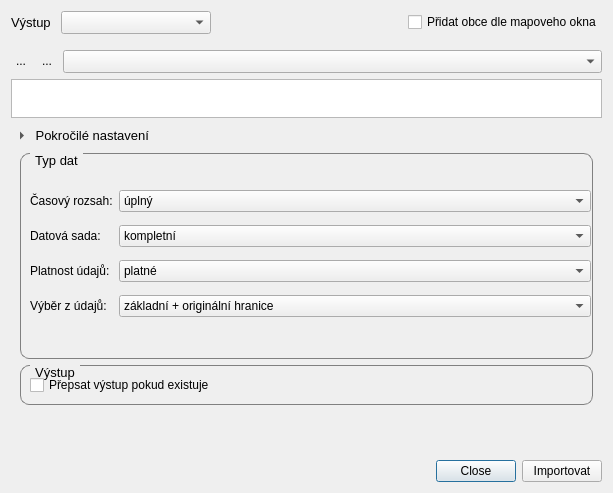
<?xml version="1.0" encoding="UTF-8"?>
<ui version="4.0">
 <class>MainApp</class>
 <widget class="QDialog" name="MainApp">
  <property name="geometry">
   <rect>
    <x>0</x>
    <y>0</y>
    <width>613</width>
    <height>493</height>
   </rect>
  </property>
  <property name="minimumSize">
   <size>
    <width>601</width>
    <height>493</height>
   </size>
  </property>
  <property name="windowTitle">
   <string>Import dat RÚIAN</string>
  </property>
  <property name="windowIcon">
   <iconset>
    <normaloff>:/icon.png</normaloff>:/icon.png</iconset>
  </property>
  <layout class="QVBoxLayout" name="verticalLayout_4">
   <item>
    <layout class="QHBoxLayout" name="horizontalLayoutDriver">
     <item>
      <widget class="QLabel" name="driverLabel">
       <property name="font">
        <font>
         <pointsize>10</pointsize>
        </font>
       </property>
       <property name="text">
        <string>Výstup </string>
       </property>
      </widget>
     </item>
     <item>
      <widget class="QComboBox" name="driverBox">
       <property name="minimumSize">
        <size>
         <width>150</width>
         <height>0</height>
        </size>
       </property>
       <property name="maximumSize">
        <size>
         <width>150</width>
         <height>16777215</height>
        </size>
       </property>
       <property name="font">
        <font>
         <pointsize>10</pointsize>
        </font>
       </property>
       <property name="frame">
        <bool>true</bool>
       </property>
      </widget>
     </item>
     <item>
      <widget class="QLabel" name="outputPath">
       <property name="sizePolicy">
        <sizepolicy hsizetype="Preferred" vsizetype="Preferred">
         <horstretch>1</horstretch>
         <verstretch>0</verstretch>
        </sizepolicy>
       </property>
       <property name="text">
        <string/>
       </property>
      </widget>
     </item>
     <item>
      <widget class="QCheckBox" name="selectMapBox">
       <property name="sizePolicy">
        <sizepolicy hsizetype="Minimum" vsizetype="Fixed">
         <horstretch>1</horstretch>
         <verstretch>0</verstretch>
        </sizepolicy>
       </property>
       <property name="text">
        <string>Přidat obce dle mapoveho okna</string>
       </property>
      </widget>
     </item>
    </layout>
   </item>
   <item>
    <spacer name="verticalSpacer">
     <property name="orientation">
      <enum>Qt::Vertical</enum>
     </property>
     <property name="sizeType">
      <enum>QSizePolicy::Fixed</enum>
     </property>
     <property name="sizeHint" stdset="0">
      <size>
       <width>20</width>
       <height>10</height>
      </size>
     </property>
    </spacer>
   </item>
   <item>
    <layout class="QHBoxLayout" name="horizontalLayoutSearch">
     <item>
      <widget class="QToolButton" name="checkButton">
       <property name="maximumSize">
        <size>
         <width>20</width>
         <height>20</height>
        </size>
       </property>
       <property name="toolTip">
        <string>&lt;html&gt;&lt;head/&gt;&lt;body&gt;&lt;p&gt;Přidat vše&lt;/p&gt;&lt;/body&gt;&lt;/html&gt;</string>
       </property>
       <property name="text">
        <string>...</string>
       </property>
       <property name="icon">
        <iconset>
         <normaloff>:/check.png</normaloff>:/check.png</iconset>
       </property>
       <property name="iconSize">
        <size>
         <width>20</width>
         <height>20</height>
        </size>
       </property>
       <property name="autoExclusive">
        <bool>false</bool>
       </property>
       <property name="popupMode">
        <enum>QToolButton::DelayedPopup</enum>
       </property>
       <property name="toolButtonStyle">
        <enum>Qt::ToolButtonIconOnly</enum>
       </property>
       <property name="autoRaise">
        <bool>true</bool>
       </property>
      </widget>
     </item>
     <item>
      <widget class="QToolButton" name="uncheckButton">
       <property name="maximumSize">
        <size>
         <width>20</width>
         <height>20</height>
        </size>
       </property>
       <property name="toolTip">
        <string>&lt;html&gt;&lt;head/&gt;&lt;body&gt;&lt;p&gt;Odebrat vše&lt;/p&gt;&lt;/body&gt;&lt;/html&gt;</string>
       </property>
       <property name="text">
        <string>...</string>
       </property>
       <property name="icon">
        <iconset>
         <normaloff>:/uncheck.png</normaloff>:/uncheck.png</iconset>
       </property>
       <property name="iconSize">
        <size>
         <width>20</width>
         <height>20</height>
        </size>
       </property>
       <property name="checkable">
        <bool>false</bool>
       </property>
       <property name="checked">
        <bool>false</bool>
       </property>
       <property name="autoExclusive">
        <bool>false</bool>
       </property>
       <property name="popupMode">
        <enum>QToolButton::DelayedPopup</enum>
       </property>
       <property name="toolButtonStyle">
        <enum>Qt::ToolButtonIconOnly</enum>
       </property>
       <property name="autoRaise">
        <bool>true</bool>
       </property>
       <property name="arrowType">
        <enum>Qt::NoArrow</enum>
       </property>
      </widget>
     </item>
     <item>
      <widget class="QComboBox" name="searchComboBox">
       <property name="font">
        <font>
         <pointsize>10</pointsize>
         <weight>50</weight>
         <italic>true</italic>
         <bold>false</bold>
        </font>
       </property>
       <property name="editable">
        <bool>false</bool>
       </property>
       <property name="duplicatesEnabled">
        <bool>false</bool>
       </property>
      </widget>
     </item>
    </layout>
   </item>
   <item>
    <widget class="QTableView" name="dataView">
     <property name="minimumSize">
      <size>
       <width>0</width>
       <height>25</height>
      </size>
     </property>
     <property name="maximumSize">
      <size>
       <width>16777215</width>
       <height>16777215</height>
      </size>
     </property>
     <property name="font">
      <font>
       <family>Ubuntu</family>
       <pointsize>10</pointsize>
       <italic>false</italic>
      </font>
     </property>
    </widget>
   </item>
   <item>
    <widget class="QToolButton" name="advancedButton">
     <property name="font">
      <font>
       <pointsize>10</pointsize>
      </font>
     </property>
     <property name="text">
      <string> Pokročilé nastavení</string>
     </property>
     <property name="popupMode">
      <enum>QToolButton::DelayedPopup</enum>
     </property>
     <property name="toolButtonStyle">
      <enum>Qt::ToolButtonTextBesideIcon</enum>
     </property>
     <property name="autoRaise">
      <bool>true</bool>
     </property>
     <property name="arrowType">
      <enum>Qt::RightArrow</enum>
     </property>
    </widget>
   </item>
   <item>
    <widget class="QWidget" name="advancedSettings" native="true">
     <property name="minimumSize">
      <size>
       <width>0</width>
       <height>301</height>
      </size>
     </property>
     <property name="font">
      <font>
       <pointsize>10</pointsize>
      </font>
     </property>
     <layout class="QVBoxLayout" name="verticalLayout_5">
      <property name="topMargin">
       <number>0</number>
      </property>
      <item>
       <widget class="QGroupBox" name="datatypeBox">
        <property name="enabled">
         <bool>true</bool>
        </property>
        <property name="sizePolicy">
         <sizepolicy hsizetype="Preferred" vsizetype="Preferred">
          <horstretch>0</horstretch>
          <verstretch>1</verstretch>
         </sizepolicy>
        </property>
        <property name="focusPolicy">
         <enum>Qt::NoFocus</enum>
        </property>
        <property name="styleSheet">
         <string notr="true">

QGroupBox {
    border: 1px solid gray;
    border-radius: 9px;
    margin-top: 0.5em;
}

QGroupBox::title {
    subcontrol-origin: margin;
    left: 10px;
    padding: 0 3px 0 3px;
}

</string>
        </property>
        <property name="title">
         <string>Typ dat</string>
        </property>
        <property name="checkable">
         <bool>false</bool>
        </property>
        <widget class="QWidget" name="gridLayoutWidget">
         <property name="geometry">
          <rect>
           <x>10</x>
           <y>30</y>
           <width>561</width>
           <height>141</height>
          </rect>
         </property>
         <layout class="QGridLayout" name="gridLayout" columnstretch="0,1">
          <item row="1" column="0">
           <widget class="QLabel" name="datasetLabel">
            <property name="text">
             <string>Datová sada:</string>
            </property>
           </widget>
          </item>
          <item row="0" column="0">
           <widget class="QLabel" name="timeLabel">
            <property name="text">
             <string>Časový rozsah:</string>
            </property>
           </widget>
          </item>
          <item row="0" column="1">
           <widget class="QComboBox" name="timeComboBox">
            <item>
             <property name="text">
              <string>úplný</string>
             </property>
            </item>
           </widget>
          </item>
          <item row="2" column="0">
           <widget class="QLabel" name="validityLabel">
            <property name="text">
             <string>Platnost údajů:</string>
            </property>
           </widget>
          </item>
          <item row="1" column="1">
           <widget class="QComboBox" name="datasetComboBox">
            <item>
             <property name="text">
              <string>kompletní</string>
             </property>
            </item>
            <item>
             <property name="text">
              <string>základní</string>
             </property>
            </item>
           </widget>
          </item>
          <item row="2" column="1">
           <widget class="QComboBox" name="validityComboBox">
            <item>
             <property name="text">
              <string>platné</string>
             </property>
            </item>
           </widget>
          </item>
          <item row="3" column="0">
           <widget class="QLabel" name="selectionLabel">
            <property name="toolTip">
             <string>Pouze u kompletní datové sady.</string>
            </property>
            <property name="text">
             <string>Výběr z údajů:</string>
            </property>
           </widget>
          </item>
          <item row="3" column="1">
           <widget class="QComboBox" name="selectionComboBox">
            <item>
             <property name="text">
              <string>základní + originální hranice</string>
             </property>
            </item>
           </widget>
          </item>
         </layout>
        </widget>
       </widget>
      </item>
      <item>
       <widget class="QGroupBox" name="groupBox">
        <property name="enabled">
         <bool>true</bool>
        </property>
        <property name="styleSheet">
         <string notr="true">

QGroupBox {
    border: 1px solid gray;
    border-radius: 9px;
    margin-top: 0.5em;
}

QGroupBox::title {
    subcontrol-origin: margin;
    left: 10px;
    padding: 0 3px 0 3px;
}

</string>
        </property>
        <property name="title">
         <string>Výstup</string>
        </property>
        <layout class="QVBoxLayout" name="verticalLayout">
         <item>
          <layout class="QGridLayout" name="gridLayout_3"/>
         </item>
         <item>
          <widget class="QCheckBox" name="overwriteCheckbox">
           <property name="toolTip">
            <string>&lt;html&gt;&lt;head/&gt;&lt;body&gt;&lt;p&gt;Pokud výstup existuje a tato volba je aktivní, tak dojte k přepsání výstupního souboru. V opačném případě budou data do výstupního souboru přidána.&lt;/p&gt;&lt;/body&gt;&lt;/html&gt;</string>
           </property>
           <property name="text">
            <string>Přepsat výstup pokud existuje</string>
           </property>
          </widget>
         </item>
        </layout>
       </widget>
      </item>
      <item>
       <spacer name="verticalSpacer_2">
        <property name="orientation">
         <enum>Qt::Vertical</enum>
        </property>
        <property name="sizeType">
         <enum>QSizePolicy::Expanding</enum>
        </property>
        <property name="sizeHint" stdset="0">
         <size>
          <width>20</width>
          <height>40</height>
         </size>
        </property>
       </spacer>
      </item>
     </layout>
    </widget>
   </item>
   <item>
    <layout class="QHBoxLayout" name="horizontalLayoutButtons">
     <item>
      <widget class="QDialogButtonBox" name="buttonBox">
       <property name="standardButtons">
        <set>QDialogButtonBox::Close</set>
       </property>
      </widget>
     </item>
     <item>
      <widget class="QPushButton" name="importButton">
       <property name="text">
        <string>Importovat</string>
       </property>
      </widget>
     </item>
    </layout>
   </item>
  </layout>
 </widget>
 <resources/>
 <connections/>
</ui>
